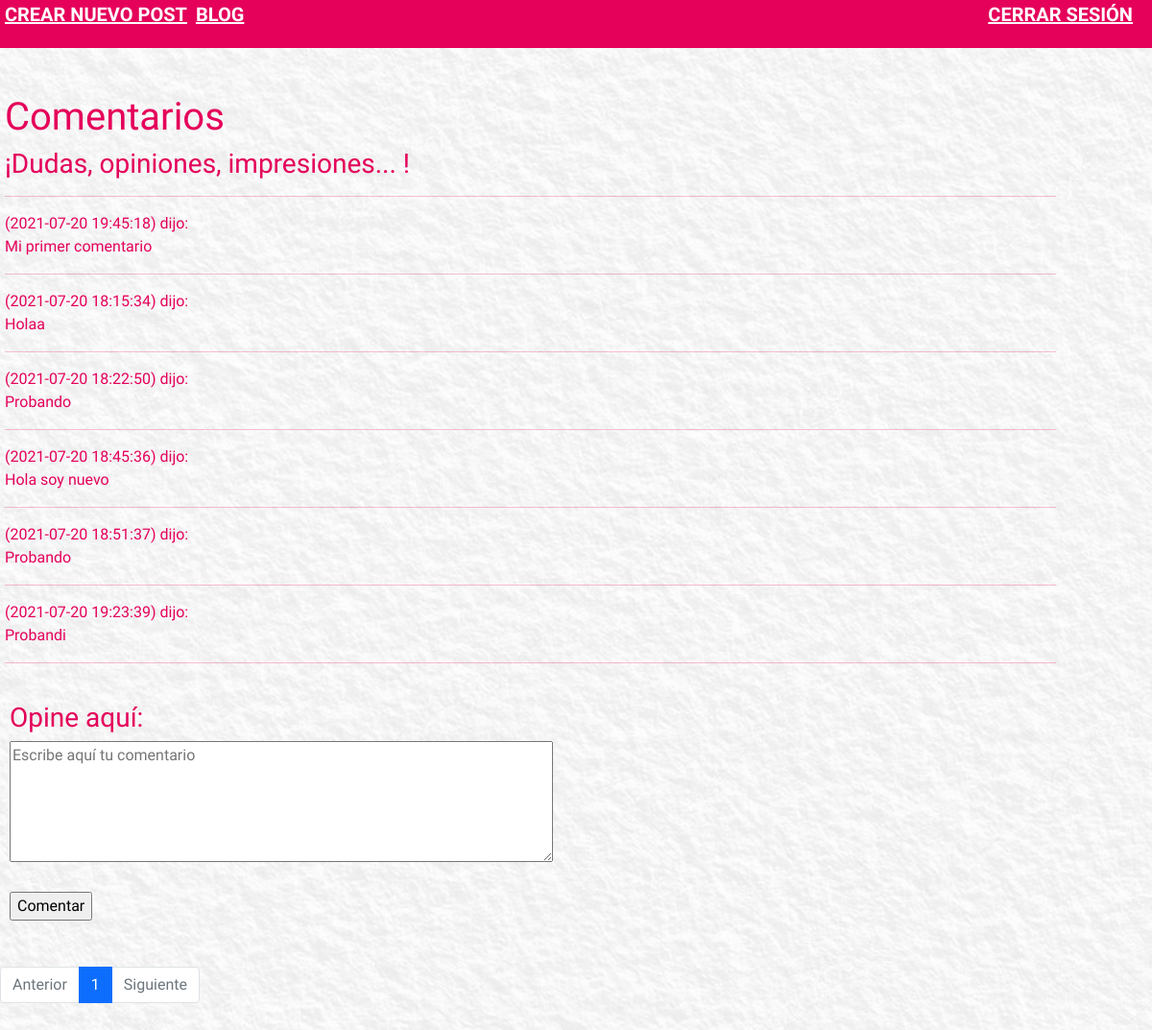
The page /admin/foro.php?pagina=1 on the database its author committed.
### tables this page shows
CREATE TABLE `comentario` (
  `id` int(11) NOT NULL,
  `comentario` text NOT NULL,
  `id_usuario` int(11) NOT NULL,
  `fecha` timestamp NOT NULL DEFAULT current_timestamp() ON UPDATE current_timestamp()
);

### admin/foro.php (the view, shortened to what this page needs)
<?php
	include_once '../DB/BaseDatos.php';
	$sql = 'SELECT * FROM comentario';
	$sentencia = $conexion->prepare($sql);
	$sentencia->execute();
	$resultado = $sentencia->fetchAll();
	$contenido_x_pagina = 8;
	$total_contenido_db = $sentencia->rowCount();
	$paginas = $total_contenido_db/8;
	$paginas = ceil($paginas);
 ?>
<!DOCTYPE html>
<html lang="es">
<head>
	<link rel="stylesheet" href="../css/blogCSS/estilos.css">
	<link href="https://cdn.jsdelivr.net/npm/bootstrap@5.0.2/dist/css/bootstrap.min.css" rel="stylesheet">
</head>
<body id="fondoBlog">
	<header id="encabezado">
		<a class="nuevoPost" href="nuevoPost.php"><b>CREAR NUEVO POST</b></a>
		<a class="nuevoPost" href="admin.php"><b>BLOG</b></a>
		<a class="cerrar-sesion" href="../logout.php"><b>CERRAR SESIÓN</b></a>
	</header>
	<br>
	<?php
		$iniciar = ($_GET['pagina']-1)*$contenido_x_pagina;
		$sql = 'SELECT * FROM comentario LIMIT :iniciar,:ncontenido';
		$sentencia = $conexion->prepare($sql);
		$sentencia->bindParam(':iniciar', $iniciar, PDO::PARAM_INT);
		$sentencia->bindParam(':ncontenido', $contenido_x_pagina, PDO::PARAM_INT);
		$sentencia->execute();
		$tabla = $sentencia->fetchAll();
	 ?>
	<div class="post">
		<div class="col-11"><br>
			<h1>Comentarios</h1>
			<h3>¡Dudas, opiniones, impresiones... !</h3>
			<hr>
			<?php
				foreach($tabla as $contenido){
						?>
						<b><?php echo $_SESSION['correo']; ?> </b> (<?php echo $contenido['fecha'] ?>) dijo: <br><div class="comentarios">
						<?php echo $contenido['comentario']; ?></div>
						<hr>
					<?php
				}
			 ?>
		</div>
	</div>
	<br>
	<div class="post">
		<form id="formulario" action="" method="POST">
			<h3>Opine aquí:</h3>
			<textarea name="comentario" id="comentario" placeholder="Escribe aquí tu comentario" cols="60" rows="5"></textarea>
			<br><br>
			<input id="enviar" type="button" value="Comentar">
		</form>
	</div>
	<br><br>
	<nav aria-label="Page navigation example">
		<ul class="pagination">
			<li class="page-item <?php echo $_GET['pagina']<=1? 'disabled':'' ?>"><a class="page-link" href="foro.php?pagina=<?php echo $_GET['pagina']-1 ?>">Anterior</a></li>
			<?php for ($i=0; $i < $paginas; $i++): ?>
			<li class="page-item <?php echo $_GET['pagina']==$i+1 ? 'active' : '' ?>"><a class="page-link" href="foro.php?pagina=<?php echo $i+1 ?>"><?php echo $i+1 ?></a></li>
			    <?php endfor ?>
		    <li class="page-item <?php echo $_GET['pagina']>=$paginas? 'disabled':'' ?>"><a class="page-link" href="foro.php?pagina=<?php echo $_GET['pagina']+1 ?>">Siguiente</a></li>
		</ul>
	</nav>
	<br>
</body>
</html>

### css/blogCSS/estilos.css (style rules this page uses)
#fondoBlog { background-image: url("../../img/fondos/fondo.jpg"); background-repeat: no-repeat; background-size: cover; color: #e5005a; font-family: 'Benne', serif; }
.post { margin-left: 5px; }
h3 { color: #e4005a; }
hr { width: 100%; }
#encabezado { background-color: #e5005a; height: 50px; width: 100%; }
a { color: #e5005a; }
.nuevoPost { color: white; margin-left: 5px; font-size: 20px; }
.cerrar-sesion { color: white; float: right; margin-right: 20px; font-size: 20px; }
#formulario { margin-left: 5px; }

### rows shown on the page
comentario: fecha "2021-07-20 19:45:18", comentario "Mi primer comentario"
comentario: fecha "2021-07-20 18:15:34", comentario "Holaa"
comentario: fecha "2021-07-20 18:22:50", comentario "Probando"
comentario: fecha "2021-07-20 18:45:36", comentario "Hola soy nuevo"
comentario: fecha "2021-07-20 18:51:37", comentario "Probando"
comentario: fecha "2021-07-20 19:23:39", comentario "Probandi"
